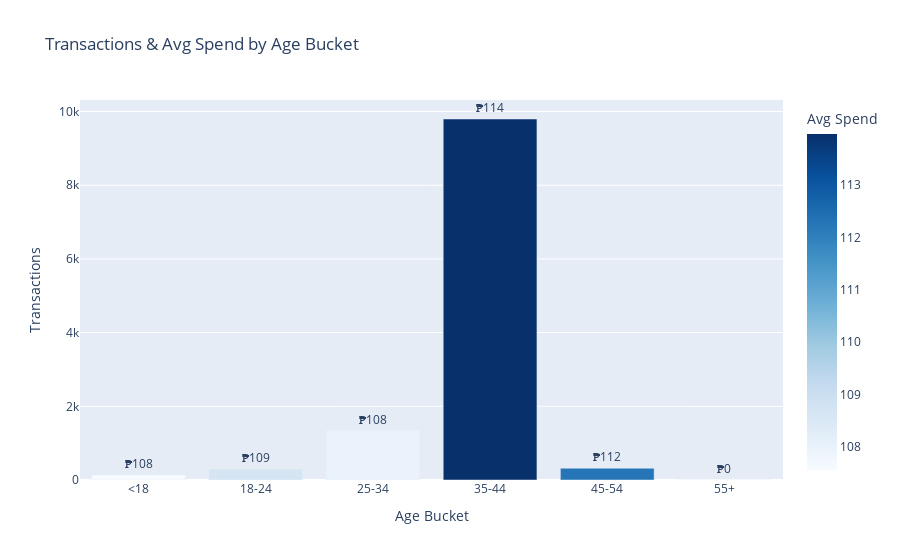

The cell this chart's notebook holds for it:
### Markdown cell above
## Demographics — Age Buckets

### Code cell
age_summary = (
    filtered.dropna(subset=['age_bucket'])
      .groupby('age_bucket')
      .agg(total_transactions=('InteractionID', 'count'),
           avg_spend=('totals_totalAmount_voice', 'mean'))
      .reset_index()
)

fig_age = px.bar(
    age_summary,
    x='age_bucket',
    y='total_transactions',
    color='avg_spend',
    title='Transactions & Avg Spend by Age Bucket',
    labels={'age_bucket': 'Age Bucket', 'total_transactions': 'Transactions', 'avg_spend': 'Avg Spend'},
    text='avg_spend',
    color_continuous_scale='Blues'
)
fig_age.update_traces(texttemplate='₱%{text:.0f}', textposition='outside')
fig_age.show()

### Figure 1 — Plotly figure (JSON) as saved in the notebook; plotly's stock layout.template omitted (floating-point values rounded to 4 significant figures)
{"data": [{"alignmentgroup": "True", "hovertemplate": "Age Bucket=%{x}<br>Transactions=%{y}<br>Avg Spend=%{marker.color}<extra></extra>", "legendgroup": "", "marker": {"color": [107.6, 108.7, 108.0, 114.0, 112.3, null], "coloraxis": "coloraxis", "pattern": {"shape": ""}}, "name": "", "offsetgroup": "", "orientation": "v", "showlegend": false, "text": [107.6, 108.7, 108.0, 114.0, 112.3, null], "textposition": "outside", "texttemplate": "₱%{text:.0f}", "type": "bar", "x": ["<18", "18-24", "25-34", "35-44", "45-54", "55+"], "xaxis": "x", "y": [134, 301, 1342, 9796, 319, 0], "yaxis": "y"}], "layout": {"barmode": "relative", "coloraxis": {"colorbar": {"title": {"text": "Avg Spend"}}, "colorscale": [[0, "rgb(247,251,255)"], [0.125, "rgb(222,235,247)"], [0.25, "rgb(198,219,239)"], [0.375, "rgb(158,202,225)"], [0.5, "rgb(107,174,214)"], [0.625, "rgb(66,146,198)"], [0.75, "rgb(33,113,181)"], [0.875, "rgb(8,81,156)"], [1, "rgb(8,48,107)"]]}, "legend": {"tracegroupgap": 0}, "title": {"text": "Transactions & Avg Spend by Age Bucket"}, "xaxis": {"anchor": "y", "domain": [0, 1], "title": {"text": "Age Bucket"}}, "yaxis": {"anchor": "x", "domain": [0, 1], "title": {"text": "Transactions"}}}}
